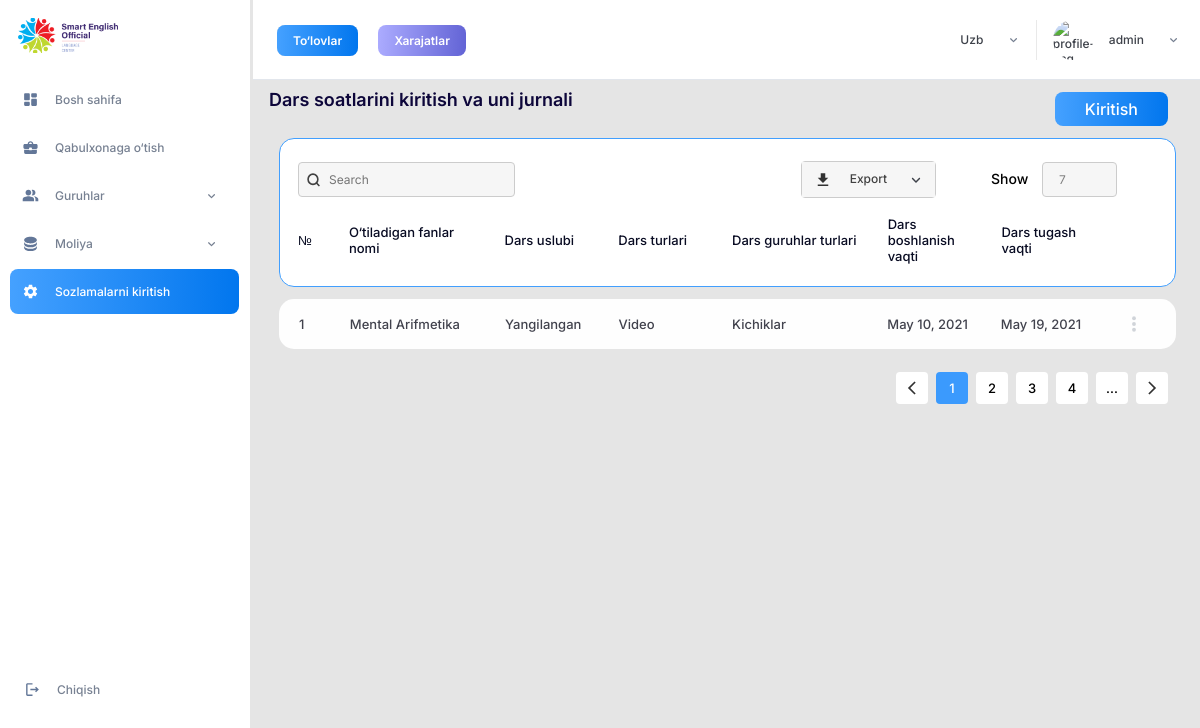
The page /time/ (signed in) on the database its author committed.
### settings/models.py (models this page shows)
class Timetable(models.Model):
    subject_name = models.ForeignKey(Subjects, related_name='subject_name', on_delete=models.CASCADE)
    lesson_pattern = models.ForeignKey(Patterns, related_name='lesson_patterns', on_delete=models.CASCADE)
    lesson_type = models.ForeignKey(LessonType, related_name='lessons', on_delete=models.CASCADE)
    group_type = models.ForeignKey(Group, related_name='group_types', on_delete=models.CASCADE)
    start_time = models.DateField()
    finish_time = models.DateField()
    class Meta:
        verbose_name = 'timetable'
        verbose_name_plural = 'timetable'

class Subjects(models.Model):
    name = models.CharField(max_length=60)
    def __str__(self):
        return self.name
    class Meta:
        verbose_name = 'Subject'
        verbose_name_plural = 'Subjects'

class Patterns(models.Model):
    patterns = models.CharField(max_length=255)
    def __str__(self):
        return self.patterns
    class Meta:
        verbose_name = 'Lesson Pattern'
        verbose_name_plural = 'Lesson Patterns'

class LessonType(models.Model):
    lesson_types = models.CharField(max_length=255)
    def __str__(self):
        return self.lesson_types
    class Meta:
        verbose_name = 'Lesson type'
        verbose_name_plural = 'Lesson Types'

class Group(models.Model):
    group_type = models.CharField(max_length=60)
    def __str__(self):
        return self.group_type
    class Meta:
        verbose_name = 'Group'
        verbose_name_plural = 'Groups'

### settings/views.py (the view)
# urls.py: path('time/', views.time, name='time'),
def time(request):
	courses = Timetable.objects.all
	return render(request, 'time.html', {'courses':courses})

### templates/time.html (shortened to what this page needs)
{% extends "base.html" %}
{% load static%}
{% block content %}
		<div class="content">
			<aside class="navbar">
				<a class="logo" href="{% url 'settings:dashboard'%}"><img src="{% static 'images/logo.png' %}" alt="logo"></a>
				<ul class="menu">
					<li class="menu__item">
						<a class="menu__link" href="{% url 'settings:dashboard'%}">
						Bosh sahifa</a></li>
					<li class="menu__item">
						<a class="menu__link" href="#">
						Qabulxonaga o‘tish
						</a>
					</li>
					<li class="menu__item menu-group">
						<a class="menu__link menu-link--dropdown" href="#">
						Guruhlar
					</a>
					</li>
					<li class="menu__item menu-finance">
						<a class="menu__link menu-link--dropdown" href="#">
							Moliya
						</a>
					</li>
					<li class="menu__item">
						<a class="menu__link menu__link--active" href="{% url 'settings:config'%}">
						Sozlamalarni kiritish
						</a>
					</li>
				</ul>
				<a class="logout-btn" href="log-in.html">
						Chiqish
				</a>
			</aside>
			<header class="header">
			<div class="header-info">
				<a class="header-info__item header-info__item--active" href="#">To‘lovlar</a>
				<a class="header-info__item" href="#">Xarajatlar</a>
			</div>
			<div class="header-profile">
				<div class="language">
					<a class="language__item" href="#">Uzb</a>
				</div>
				<a class="profile" href="#">
					<img class="profile__img" src="{{ request.user.profile.photo.url }}" alt="profile-img">
					<div class="profile__name">{{user.username}}</div>
				</a>
			</div>
			</header>
			<div class="content-item">
				<div class="build-title">
					<h3 class="page-title">
						Dars soatlarini kiritish va uni jurnali
					</h3>
					<a class="enter" href="{% url 'settings:modal_time'%}">Kiritish</a>
				</div>
				<div class="container">
					<div class="build-search">
						<div class="build-top">
							<div class="build-top__item">
								<input type="text" name="build-search" placeholder="Search">
								<img class="build-search__img" src="{% static 'images/search.svg' %}" alt="search">
							</div>
							<div class="build-top__item build-export__second">
								<ul class="build-export">
									<li class="build-export__item">Export</li>
								</ul>
								<div class="build-export__number">
									<span>Show</span> <input type="number" name="number" value="7">
								</div>
							</div>
						</div>
						<ul class="time-table build-table build-table--bold ">
							<li class="build-table__item build-table__item--1">
								№
							</li>
							<li class="build-table__item build-table__item--2">
								O‘tiladigan fanlar nomi
							</li>
							<li class="build-table__item build-table__item--3">
								Dars uslubi
							</li>
							<li class="build-table__item build-table__item--4">
								Dars turlari
							</li>
							<li class="build-table__item build-table__item--5">
								Dars guruhlar turlari
							</li>
							<li class="build-table__item build-table__item--6">
								Dars boshlanish vaqti
							</li>
							<li class="build-table__item build-table__item--7">
								Dars tugash vaqti
							</li>
						</ul>
					</div>
					{% for c in courses %}
					<ul class="time-table build-table build-table--light build-table__item">
						<li class="build-table__item build-table__item--1">
							{{c.id}}
						</li>
						<li class="build-table__item build-table__item--2">
							{{c.subject_name}}
						</li>
						<li class="build-table__item build-table__item--3">
							{{c.lesson_pattern}}
						</li>
						<li class="build-table__item build-table__item--4">
							{{c.lesson_type}}
						</li>
						<li class="build-table__item build-table__item--5">
							{{c.group_type}}
						</li>
						<li class="build-table__item build-table__item--6">
							{{c.start_time}}
						</li>
                        <li class="build-table__item build-table__item--6">
							{{c.finish_time}}
						</li>
						<li class="build-table__item build-table__item--7">
						</li>
					</ul>
					{% endfor %}
					<ul class="pagination">
						<li><a class="pagination__item" href="#"><img src="{% static 'images/pagination-arrow-left.svg' %}" alt="pagination icon"></a></li>
						<li><a class="pagination__item pagination__item--active" href="#">1</a></li>
						<li><a class="pagination__item" href="#">2</a></li>
						<li><a class="pagination__item" href="#">3</a></li>
						<li><a class="pagination__item" href="#">4</a></li>
						<li class="pagination__item pagination-more">...</li>
						<li><a class="pagination__item" href="#"><img src="{% static 'images/pagination-arrow-right.svg' %}" alt="pagination icon"></li></a>
					</ul>
				</div>
			</div>
		</div>
{% endblock %}

### rows shown on the page
Timetable: id "1", subject_name "Mental Arifmetika", lesson_pattern "Yangilangan", lesson_type "Video", group_type "Kichiklar", start_time "May 10, 2021", finish_time "May 19, 2021"

### other values the page prints
{{ user.username }} "admin"
